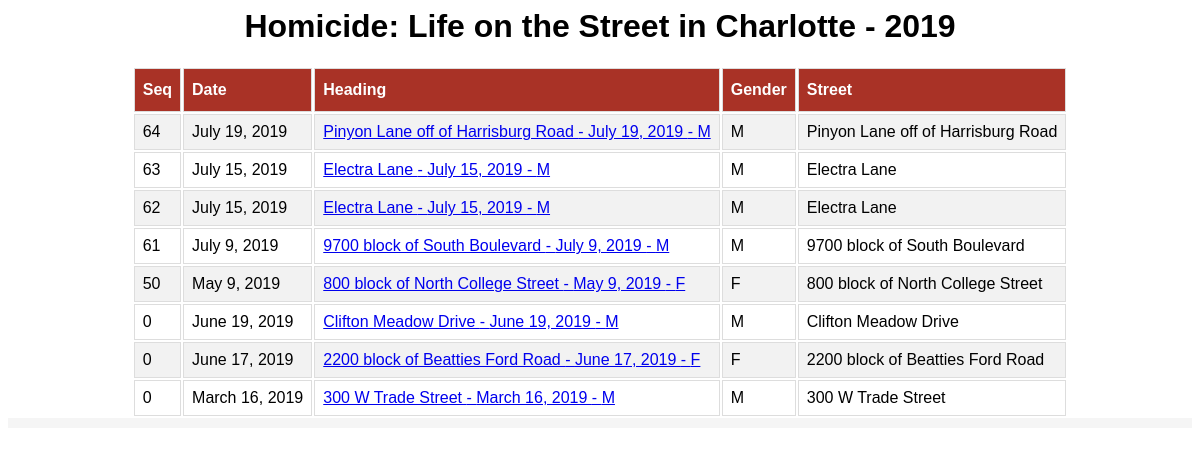
The page / on the database its author committed.
### tracker/models.py (models this page shows, shortened)
class Homicide(models.Model):
    GENDERS = (        ('F', 'Female'),('M', 'Male'),('U', 'Other or Unknown'),    )
    MOTIVES = (        ('D', 'Dispute'),('G', 'Gang'),('F', 'Family/Domestic'), ('O', 'Other or Unknown'),    )
    MEANS = (        ('S', 'Stabbing'),('G', 'Gun'),('O', 'Other or Unknown'),    )
    SOLVED = (('S','Solved'),('U','Unsolved'),)
    ETHNICITIES = (('A','Asian'),('W','White'),('B','Black'),('H','Hispanic'),('O','Other'),('U','Unknown'), )
    date = models.DateField()
    time = models.TimeField(blank=True, default='01:00')
    street = models.CharField(max_length=80, blank=True, default='')
    intersection = models.CharField(max_length=120, blank=True, default='')
    maplink = models.CharField(max_length=180, blank=True, default='')
    mapiframe = models.TextField(blank=True, default='')
    zipcode = models.CharField(max_length=5, blank=True, default='')
    gender = models.CharField(max_length=1, choices=GENDERS, default='M')
    age = models.IntegerField(blank=True, default=0)
    name = models.CharField(max_length=80, blank=True, default='')
    ethnicity = models.CharField(max_length=80, choices=ETHNICITIES, default='U')
    motive = models.CharField(max_length=1, choices=MOTIVES, default='O')
    means = models.CharField(max_length=1, choices=MEANS, default='O')
    solved = models.CharField(max_length=1, choices=SOLVED, default='N')
    count = models.IntegerField(blank=True, default=0)
    killergender = models.CharField(max_length=1, choices=GENDERS, default='U')
    killerage = models.IntegerField(blank=True, default=0)
    killername = models.CharField(max_length=80, blank=True, default='')
    killerethnicity = models.CharField(max_length=80, choices=ETHNICITIES, default='U')
    articles = models.ManyToManyField(Article, blank=True)

### tracker/views.py (the view)
# urls.py: path('', views.HomicideListView.as_view(), name='index'),
class HomicideListView(generic.ListView):
    model = Homicide
    template_name = 'tracker/detail.html'
    queryset = Homicide.objects.all().order_by('-count')
    context_object_name = 'h_list'

### tracker/templates/tracker/detail.html (shortened to what this page needs)
<html>
    <head>
    </head>
    <body>
        <div class='homicidepage'>
            <h1 style="text-align: center; font-family:'Lucida Sans', 'Lucida Sans Regular', 'Lucida Grande', 'Lucida Sans Unicode', Geneva, Verdana, sans-serif">
                    Homicide: Life on the Street in Charlotte - 2019</h1>
            <div class='listview'>
                <table >
                    <tr>
                        <th>Seq</th>
                        <th>Date</th>
                        <th>Heading</th>
                        <th>Gender</th>
                        <th>Street</th>
                    </tr>
                    {% if h_list %}
                        {% for item in h_list %}
                            <tr>
                                <td> {{item.count}}</td>
                                <td> {{item.date}}</td>
                                <td><a href="/homicide/{{ item.id }}">{{ item.street}} - {{item.date}} - {{item.gender }}</a> </td>
                                <td> {{item.gender}}</td>
                                <td> {{item.street}}</td>
                            </tr>
                        {% endfor %}
                    {% else %}
                            <tr>
                                <p>No homicides are available.</p>
                            </tr>
                    {% endif %}
                </table>
            </div>
            <div style="width:100%; height: 10px; background-color: whitesmoke;"></div>
    </body>
</html>

### tracker/templates/tracker/detail.html (style rules this page uses)
.homicidepage { font-family: "Trebuchet MS", Arial, Helvetica, sans-serif; border-collapse: collapse; width: 100%; }
.homicidepage table { margin-left:auto; margin-right:auto; }
.listview td, .listview th { border: 1px solid #ddd; padding: 8px; }
.listview tr:nth-child(even) { background-color: #f2f2f2; }
.listview th { padding-top: 12px; padding-bottom: 12px; text-align: left; background-color: #A93226; color: white; }

### rows shown on the page
Homicide: count "64", date "July 19, 2019", street "Pinyon Lane off of Harrisburg Road", gender "M"
Homicide: count "63", date "July 15, 2019", street "Electra Lane", gender "M"
Homicide: count "62", date "July 15, 2019", street "Electra Lane", gender "M"
Homicide: count "61", date "July 9, 2019", street "9700 block of South Boulevard", gender "M"
Homicide: count "50", date "May 9, 2019", street "800 block of North College Street", gender "F"
Homicide: count "0", date "June 19, 2019", street "Clifton Meadow Drive", gender "M"
Homicide: count "0", date "June 17, 2019", street "2200 block of Beatties Ford Road", gender "F"
Homicide: count "0", date "March 16, 2019", street "300 W Trade Street", gender "M"
